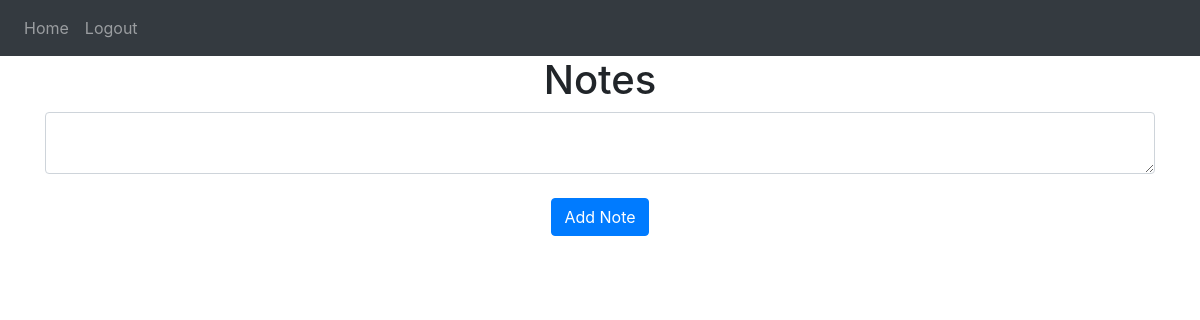
/ (signed in), run on an earlier commit of the app's database.
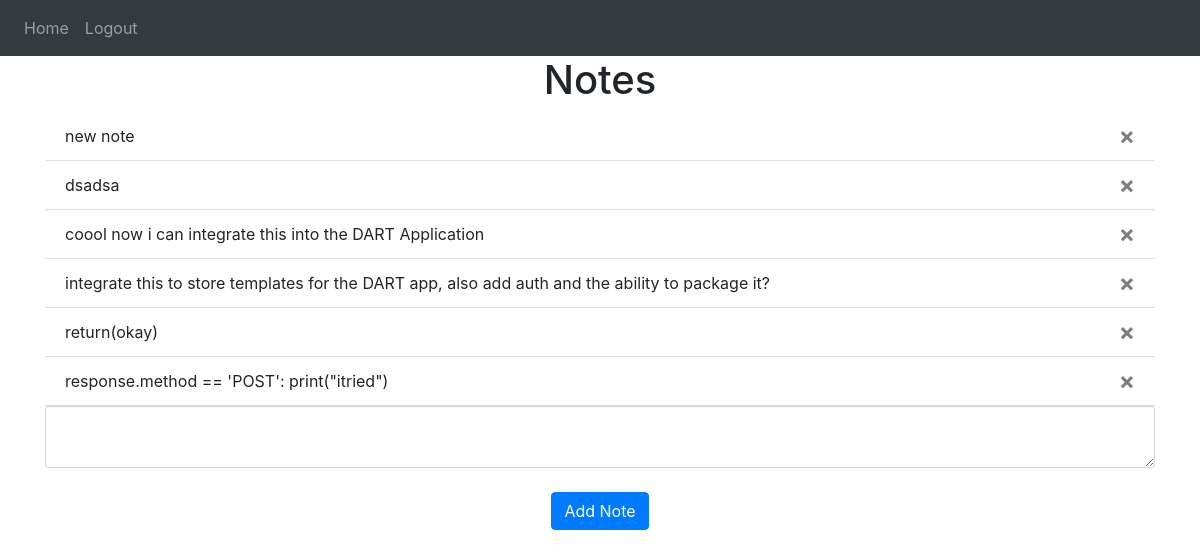
And on a later commit of the database.
### website/models.py (models this page shows)
class Note(db.Model):
  id = db.Column(db.Integer, primary_key=True)
  data = db.Column(db.String(100000))
  date = db.Column(db.DateTime(timezone=True), default=func.now())
  user_id = db.Column(db.Integer, db.ForeignKey('user.id')) #looks for a model called user in the schema and pulls the ID from that field, stored notes are attached to specific users

### website/views.py (the view, shortened to what this page needs)
@views.route('/', methods=['GET', 'POST'])
@login_required
def home():
  return render_template('home.html', user=current_user) #passes current user to home page

### website/templates/home.html
{% extends "base.html" %} {% block title%}Home{% endblock %}
{% block content %}
<h1 align="center">Notes</h1>
<ul class="list-group list-group-flush" id="notes">
  {% for note in user.notes %}
  <li class="list-group-item">
    {{ note.data }}
    <button type="button" class="close" onClick="deleteNote({{ note.id }})">
      <span aria-hidden="true">&times;</span>
    </button>
  </li>
  {% endfor %}
</ul>
<form method="POST">
  <textarea name="note" id="note" class="form-control"></textarea>
  <br />
  <div align="center">
    <button type="submit" class="btn btn-primary">Add Note</button>
  </div>
</form>
{% endblock %}

### website/templates/base.html (shortened to what this page needs)
<!DOCTYPE html>
<html>
  <head>
    <link
      rel="stylesheet"
      href="https://stackpath.bootstrapcdn.com/bootstrap/4.4.1/css/bootstrap.min.css"
    />
    <link
      rel="stylesheet"
      href="https://stackpath.bootstrapcdn.com/font-awesome/4.7.0/css/font-awesome.min.css"
    />
  </head>
  <body>
    <nav class="navbar navbar-expand-lg navbar-dark bg-dark">
      <div class="collapsable navbar-collapse" id="navbar">
        <div class="navbar-nav">
          {% if user.is_authenticated %}
          <a class="nav-item nav-link" id="home" href="/">Home</a>
          <a class="nav-item nav-link" id="logout" href="/logout">Logout</a>
          {% else %}
          <a class="nav-item nav-link" id="login" href="/login">Login</a>
          <a class="nav-item nav-link" id="signUp" href="/signup">Sign Up</a>
          {% endif %}
        </div>
      </div>
    </nav>
    <div class="container">{% block content %} {% endblock %}</div>
  </body>
</html>

What changed in the data, as far as the page shows it:
added Note: data "new note"
added Note: data "dsadsa"
added Note: data "coool now i can integrate this into the DART Application"
added Note: data "integrate this to store templates for the DART app, also add auth and the ability to package it?"
added Note: data "return(okay)"
added Note: data "response.method == 'POST': print(\"itried\")"
